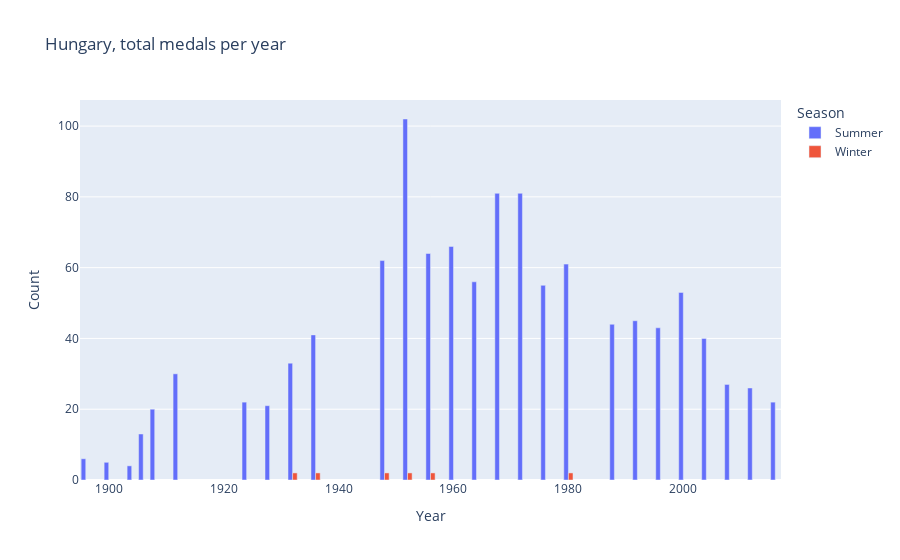

The notebook cell this image was saved under:
### Code cell
medalsbySeason = df_modSeasons[df_modSeasons["NOC"] == "HUN"].groupby(["Year", "Season", "Medal"]).size().reset_index(name="Count")

totPerYear = medalsbySeason.groupby(["Year", "Season"])["Count"].sum().reset_index()

fig = px.bar(totPerYear, x="Year", y="Count", color="Season", barmode="group", title="Hungary, total medals per year")
fig.show()

### Figure 1 — Plotly figure (JSON) as saved in the notebook; plotly's stock layout.template omitted (floating-point values rounded to 4 significant figures)
{"data": [{"alignmentgroup": "True", "hovertemplate": "Season=Summer<br>Year=%{x}<br>Count=%{y}<extra></extra>", "legendgroup": "Summer", "marker": {"color": "#636efa", "pattern": {"shape": ""}}, "name": "Summer", "offsetgroup": "Summer", "orientation": "v", "showlegend": true, "textposition": "auto", "type": "bar", "x": [1896, 1900, 1904, 1906, 1908, 1912, 1924, 1928, 1932, 1936, 1948, 1952, 1956, 1960, 1964, 1968, 1972, 1976, 1980, 1988, 1992, 1996, 2000, 2004, 2008, 2012, 2016], "xaxis": "x", "y": [6, 5, 4, 13, 20, 30, 22, 21, 33, 41, 62, 102, 64, 66, 56, 81, 81, 55, 61, 44, 45, 43, 53, 40, 27, 26, 22], "yaxis": "y"}, {"alignmentgroup": "True", "hovertemplate": "Season=Winter<br>Year=%{x}<br>Count=%{y}<extra></extra>", "legendgroup": "Winter", "marker": {"color": "#EF553B", "pattern": {"shape": ""}}, "name": "Winter", "offsetgroup": "Winter", "orientation": "v", "showlegend": true, "textposition": "auto", "type": "bar", "x": [1932, 1936, 1948, 1952, 1956, 1980], "xaxis": "x", "y": [2, 2, 2, 2, 2, 2], "yaxis": "y"}], "layout": {"barmode": "group", "legend": {"title": {"text": "Season"}, "tracegroupgap": 0}, "title": {"text": "Hungary, total medals per year"}, "xaxis": {"anchor": "y", "domain": [0, 1], "title": {"text": "Year"}}, "yaxis": {"anchor": "x", "domain": [0, 1], "title": {"text": "Count"}}}}
